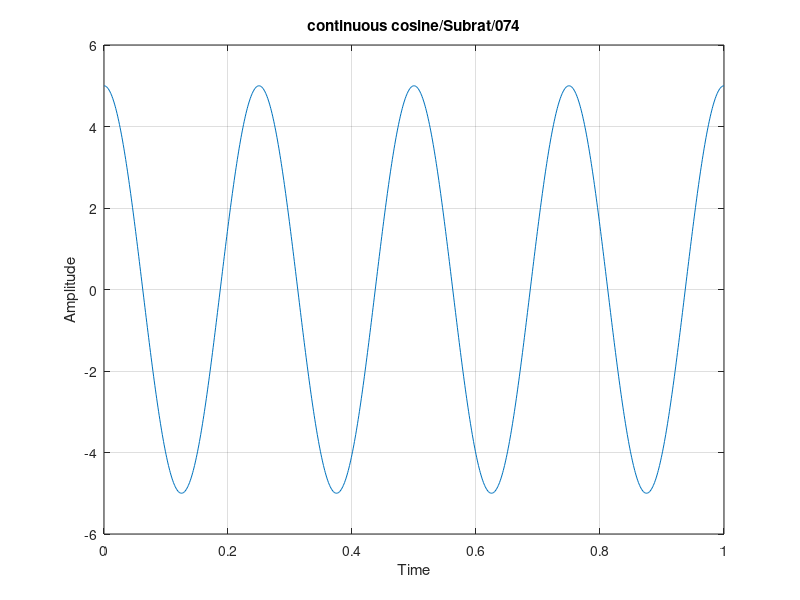

Recreate this plot in MATLAB.
%construct a continuous cosine wave having amplitude 5 units and frequency 4
%hz.plot the signal
clc;
close all;
clear all;
a=5;
f=4;
t=0:0.001:1;
x=a*cos(2*pi*f*t);
plot(t,x);
xlabel('Time');
ylabel('Amplitude');
title('continuous cosine/Subrat/074');
grid on;